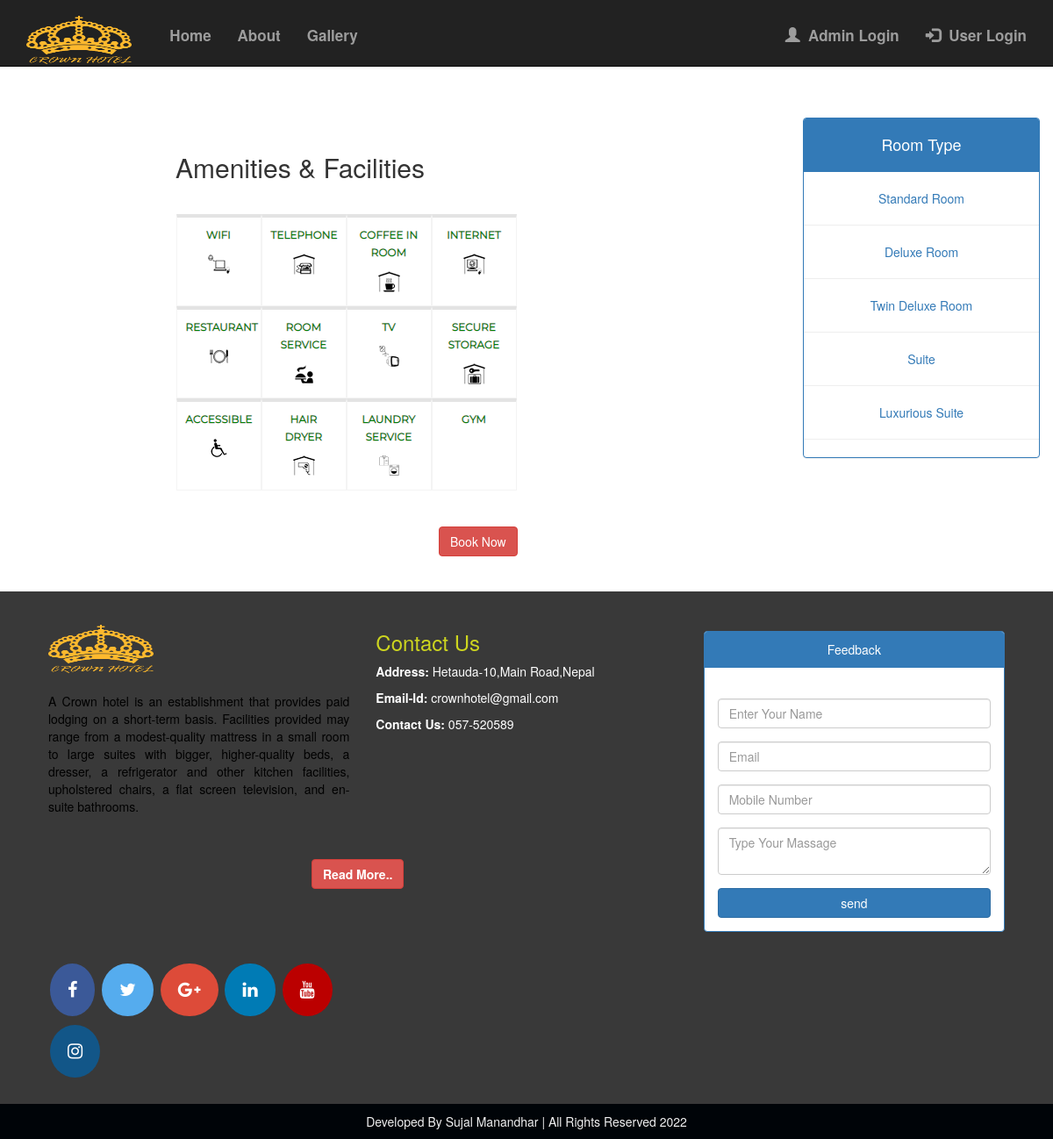
The page /room_details.php on the database its author committed.
### tables this page shows
CREATE TABLE `rooms` (
  `room_id` int(11) NOT NULL,
  `room_no` int(11) NOT NULL,
  `type` varchar(100) NOT NULL,
  `price` bigint(20) NOT NULL,
  `details` text NOT NULL,
  `image` varchar(255) NOT NULL
);

### room_details.php (the view, shortened to what this page needs)
<!DOCTYPE html>
<html>
<head>
  <link rel="stylesheet" href="https://maxcdn.bootstrapcdn.com/bootstrap/3.4.0/css/bootstrap.min.css">
  <link href="css/style.css"rel="stylesheet"/>
  <link rel="stylesheet" href="https://cdnjs.cloudflare.com/ajax/libs/font-awesome/4.7.0/css/font-awesome.min.css">
</head>
<body style="margin-top:50px;">
	<?php
      include('Menu Bar.php')
  ?><br><br><br>
	<div class="container-fluid"style="margin-top:2%;">
		<div class="continer">
			<div class="row">
				<div class="col-sm-2"></div>
				<div class="col-sm-7">
    <div class="row">
      <h2>Amenities & Facilities</h2>
      <img src="image/icon/wifi.png"class="img-responsive">
      <a href="Login.php" class="btn btn-danger">Book Now</a><br><br>
      </div>
	</div>
				<div class="col-sm-3">
					<div class="panel panel-primary">
					<div class="panel-heading">
						<h4 align="center">Room Type</h4>
					</div><br>
					<div class="panel-body-right text-center">
						<?php
            include('connection.php');
            $sql1=mysqli_query($con,"select * from rooms");
           while($result1= mysqli_fetch_assoc($sql1))
           {
            ?>
            <a href="room_details.php?room_id=<?php echo $result1['room_id']; ?>"><?php echo $result1['type']; ?></a><hr>
            <?php } ?>
					</div>
				</div>
				</div>
			</div>
		</div>
	</div>
  <?php
      include('footer.php')
  ?>
</body>
</html>

### css/style.css (style rules this page uses)
* { margin: 0px; padding: 0px; }
.btn-danger { margin: 20px; margin-left: 300px; }

### rows shown on the page
rooms: type "Standard Room"
rooms: type "Deluxe Room"
rooms: type "Twin Deluxe Room"
rooms: type "Suite"
rooms: type "Luxurious Suite"
